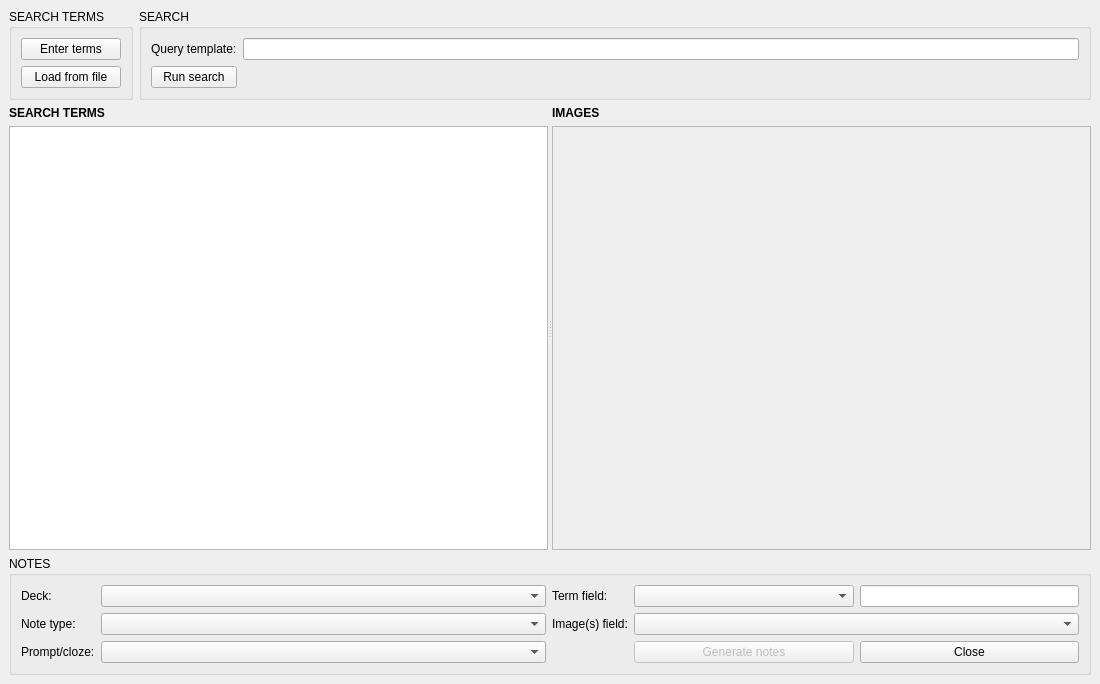
<?xml version="1.0" encoding="UTF-8"?>
<ui version="4.0">
 <class>mainwindow</class>
 <widget class="QMainWindow" name="mainwindow">
  <property name="geometry">
   <rect>
    <x>0</x>
    <y>0</y>
    <width>1100</width>
    <height>684</height>
   </rect>
  </property>
  <property name="windowTitle">
   <string>Markdown</string>
  </property>
  <widget class="QWidget" name="centralwidget">
   <layout class="QVBoxLayout" name="verticalLayout">
    <item>
     <layout class="QHBoxLayout" name="horizontalLayout">
      <item>
       <widget class="QGroupBox" name="terms_box">
        <property name="title">
         <string>SEARCH TERMS</string>
        </property>
        <layout class="QVBoxLayout" name="verticalLayout_2">
         <item>
          <widget class="QPushButton" name="enter">
           <property name="text">
            <string>Enter terms</string>
           </property>
           <property name="autoDefault">
            <bool>false</bool>
           </property>
          </widget>
         </item>
         <item>
          <widget class="QPushButton" name="file">
           <property name="text">
            <string>Load from file</string>
           </property>
           <property name="autoDefault">
            <bool>false</bool>
           </property>
          </widget>
         </item>
        </layout>
       </widget>
      </item>
      <item>
       <widget class="QGroupBox" name="search_box">
        <property name="title">
         <string>SEARCH</string>
        </property>
        <layout class="QGridLayout" name="gridLayout_2">
         <item row="0" column="0">
          <widget class="QLabel" name="querytpl_lbl">
           <property name="text">
            <string>Query template:</string>
           </property>
          </widget>
         </item>
         <item row="1" column="0">
          <widget class="QPushButton" name="search">
           <property name="text">
            <string>Run search</string>
           </property>
           <property name="autoDefault">
            <bool>false</bool>
           </property>
          </widget>
         </item>
         <item row="0" column="1">
          <widget class="QLineEdit" name="query_tpl"/>
         </item>
         <item row="1" column="1">
          <widget class="QLabel" name="query_legend">
           <property name="font">
            <font>
             <italic>true</italic>
            </font>
           </property>
           <property name="text">
            <string/>
           </property>
          </widget>
         </item>
        </layout>
       </widget>
      </item>
     </layout>
    </item>
    <item>
     <widget class="QSplitter" name="splitter">
      <property name="sizePolicy">
       <sizepolicy hsizetype="Expanding" vsizetype="Preferred">
        <horstretch>0</horstretch>
        <verstretch>1</verstretch>
       </sizepolicy>
      </property>
      <property name="orientation">
       <enum>Qt::Horizontal</enum>
      </property>
      <widget class="QWidget" name="left" native="true">
       <layout class="QVBoxLayout" name="verticalLayout_3">
        <item>
         <widget class="QLabel" name="label">
          <property name="font">
           <font>
            <bold>true</bold>
           </font>
          </property>
          <property name="text">
           <string>SEARCH TERMS</string>
          </property>
         </widget>
        </item>
        <item>
         <widget class="QListWidget" name="term_lv">
          <property name="sizePolicy">
           <sizepolicy hsizetype="Expanding" vsizetype="Expanding">
            <horstretch>0</horstretch>
            <verstretch>0</verstretch>
           </sizepolicy>
          </property>
          <property name="editTriggers">
           <set>QAbstractItemView::NoEditTriggers</set>
          </property>
          <property name="showDropIndicator" stdset="0">
           <bool>false</bool>
          </property>
          <property name="selectionMode">
           <enum>QAbstractItemView::SingleSelection</enum>
          </property>
          <property name="selectionBehavior">
           <enum>QAbstractItemView::SelectItems</enum>
          </property>
         </widget>
        </item>
       </layout>
      </widget>
      <widget class="QWidget" name="right" native="true">
       <layout class="QVBoxLayout" name="verticalLayout_4">
        <item>
         <widget class="QLabel" name="label_2">
          <property name="font">
           <font>
            <bold>true</bold>
           </font>
          </property>
          <property name="text">
           <string>IMAGES</string>
          </property>
         </widget>
        </item>
        <item>
         <widget class="QListWidget" name="image_lv">
          <property name="enabled">
           <bool>false</bool>
          </property>
          <property name="contextMenuPolicy">
           <enum>Qt::CustomContextMenu</enum>
          </property>
          <property name="selectionMode">
           <enum>QAbstractItemView::MultiSelection</enum>
          </property>
          <property name="selectionBehavior">
           <enum>QAbstractItemView::SelectRows</enum>
          </property>
          <property name="iconSize">
           <size>
            <width>200</width>
            <height>200</height>
           </size>
          </property>
          <property name="textElideMode">
           <enum>Qt::ElideNone</enum>
          </property>
          <property name="resizeMode">
           <enum>QListView::Adjust</enum>
          </property>
          <property name="spacing">
           <number>20</number>
          </property>
          <property name="viewMode">
           <enum>QListView::IconMode</enum>
          </property>
          <property name="uniformItemSizes">
           <bool>false</bool>
          </property>
          <property name="wordWrap">
           <bool>true</bool>
          </property>
         </widget>
        </item>
       </layout>
      </widget>
     </widget>
    </item>
    <item>
     <widget class="QGroupBox" name="groupBox">
      <property name="minimumSize">
       <size>
        <width>0</width>
        <height>100</height>
       </size>
      </property>
      <property name="title">
       <string>NOTES</string>
      </property>
      <layout class="QGridLayout" name="gridLayout_4">
       <item row="4" column="4">
        <layout class="QHBoxLayout" name="horizontalLayout_4">
         <item>
          <widget class="QPushButton" name="generate">
           <property name="enabled">
            <bool>false</bool>
           </property>
           <property name="text">
            <string>Generate notes</string>
           </property>
           <property name="autoDefault">
            <bool>false</bool>
           </property>
          </widget>
         </item>
         <item>
          <widget class="QPushButton" name="close">
           <property name="text">
            <string>Close</string>
           </property>
           <property name="autoDefault">
            <bool>false</bool>
           </property>
          </widget>
         </item>
        </layout>
       </item>
       <item row="0" column="2">
        <widget class="QLabel" name="term_lbl">
         <property name="text">
          <string>Term field:</string>
         </property>
        </widget>
       </item>
       <item row="2" column="0">
        <widget class="QLabel" name="note_lbl">
         <property name="text">
          <string>Note type:</string>
         </property>
         <property name="alignment">
          <set>Qt::AlignLeading|Qt::AlignLeft|Qt::AlignVCenter</set>
         </property>
        </widget>
       </item>
       <item row="0" column="0">
        <widget class="QLabel" name="deck_lbl">
         <property name="text">
          <string>Deck:</string>
         </property>
         <property name="alignment">
          <set>Qt::AlignLeading|Qt::AlignLeft|Qt::AlignVCenter</set>
         </property>
        </widget>
       </item>
       <item row="2" column="2">
        <widget class="QLabel" name="image_lbl">
         <property name="text">
          <string>Image(s) field:</string>
         </property>
        </widget>
       </item>
       <item row="2" column="1">
        <widget class="QComboBox" name="note">
         <property name="sizePolicy">
          <sizepolicy hsizetype="Preferred" vsizetype="Fixed">
           <horstretch>1</horstretch>
           <verstretch>0</verstretch>
          </sizepolicy>
         </property>
         <property name="sizeAdjustPolicy">
          <enum>QComboBox::AdjustToContents</enum>
         </property>
        </widget>
       </item>
       <item row="4" column="0">
        <widget class="QLabel" name="prompt_lbl">
         <property name="text">
          <string>Prompt/cloze:</string>
         </property>
        </widget>
       </item>
       <item row="0" column="1">
        <widget class="QComboBox" name="deck">
         <property name="sizePolicy">
          <sizepolicy hsizetype="Preferred" vsizetype="Fixed">
           <horstretch>1</horstretch>
           <verstretch>0</verstretch>
          </sizepolicy>
         </property>
         <property name="currentIndex">
          <number>-1</number>
         </property>
         <property name="sizeAdjustPolicy">
          <enum>QComboBox::AdjustToContents</enum>
         </property>
        </widget>
       </item>
       <item row="2" column="4">
        <widget class="QComboBox" name="image">
         <property name="sizePolicy">
          <sizepolicy hsizetype="Preferred" vsizetype="Fixed">
           <horstretch>1</horstretch>
           <verstretch>0</verstretch>
          </sizepolicy>
         </property>
         <property name="sizeAdjustPolicy">
          <enum>QComboBox::AdjustToContents</enum>
         </property>
        </widget>
       </item>
       <item row="4" column="1">
        <widget class="QComboBox" name="prompt">
         <property name="sizePolicy">
          <sizepolicy hsizetype="Preferred" vsizetype="Fixed">
           <horstretch>1</horstretch>
           <verstretch>0</verstretch>
          </sizepolicy>
         </property>
         <property name="sizeAdjustPolicy">
          <enum>QComboBox::AdjustToContents</enum>
         </property>
        </widget>
       </item>
       <item row="0" column="4">
        <layout class="QHBoxLayout" name="horizontalLayout_5">
         <property name="leftMargin">
          <number>0</number>
         </property>
         <property name="topMargin">
          <number>0</number>
         </property>
         <item>
          <widget class="QComboBox" name="term">
           <property name="sizePolicy">
            <sizepolicy hsizetype="Preferred" vsizetype="Fixed">
             <horstretch>1</horstretch>
             <verstretch>0</verstretch>
            </sizepolicy>
           </property>
           <property name="sizeAdjustPolicy">
            <enum>QComboBox::AdjustToContents</enum>
           </property>
          </widget>
         </item>
         <item>
          <widget class="QLineEdit" name="title">
           <property name="sizePolicy">
            <sizepolicy hsizetype="Expanding" vsizetype="Fixed">
             <horstretch>1</horstretch>
             <verstretch>0</verstretch>
            </sizepolicy>
           </property>
          </widget>
         </item>
        </layout>
       </item>
      </layout>
     </widget>
    </item>
   </layout>
  </widget>
 </widget>
 <resources/>
 <connections/>
</ui>
